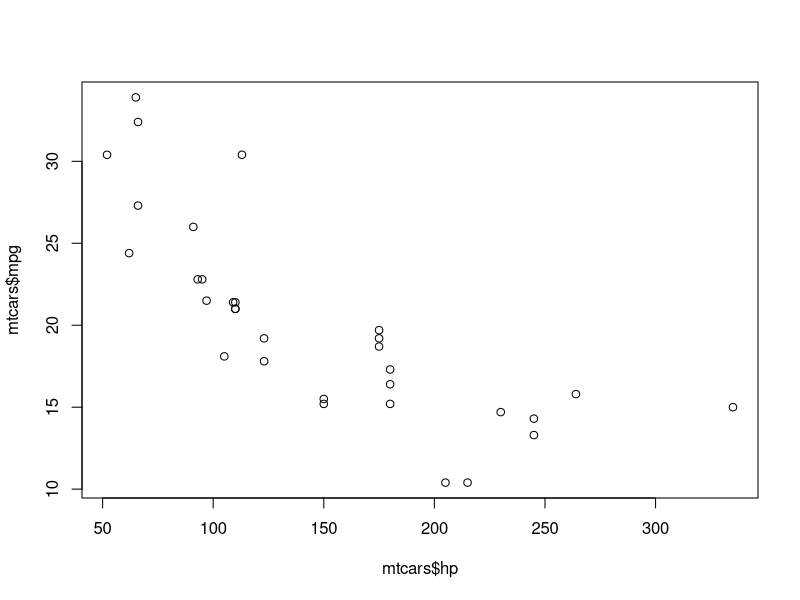
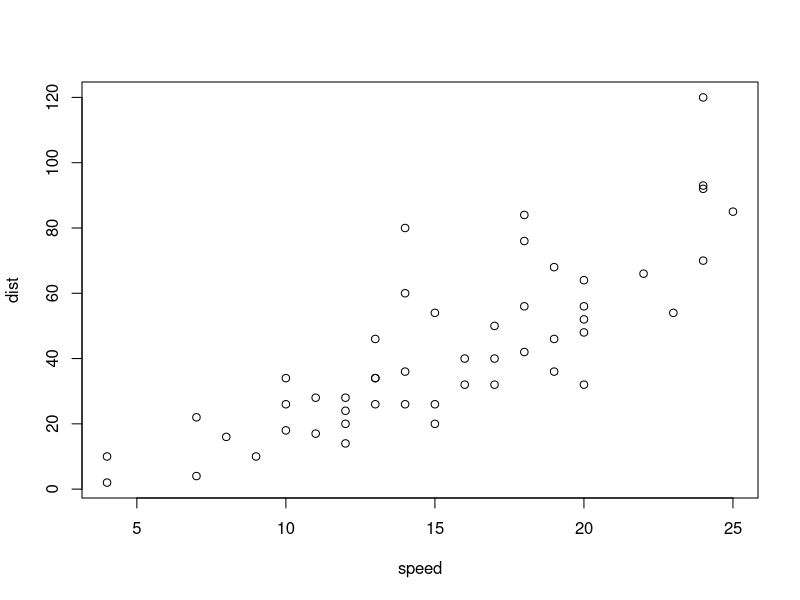

Source code (R) for these figures, in order: (Note: this script raises an error after producing the figures.)
## ---- chunk 1
plot(mtcars$hp, mtcars$mpg)
## ---- chunk 2
plot(cars)
analyse_vers2
